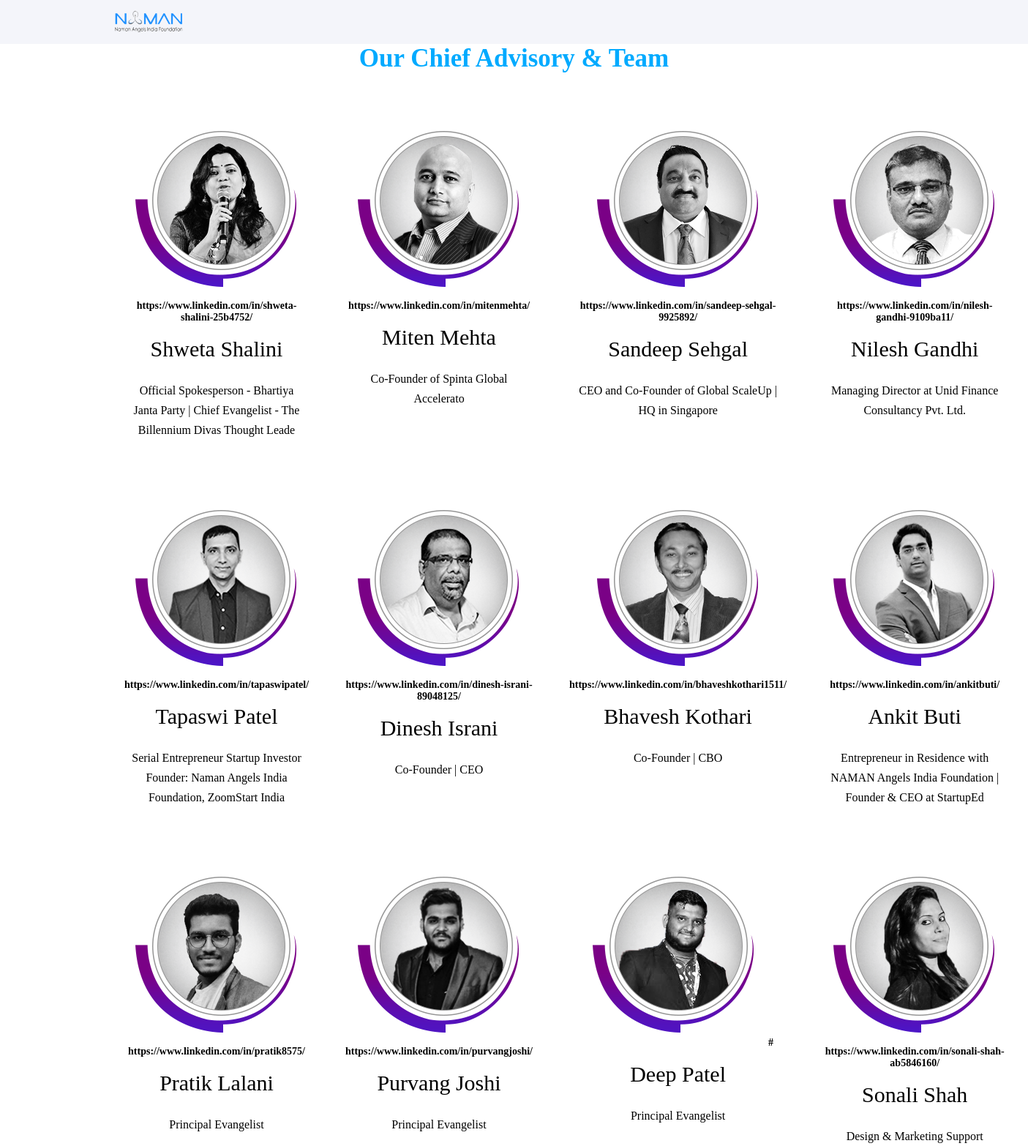
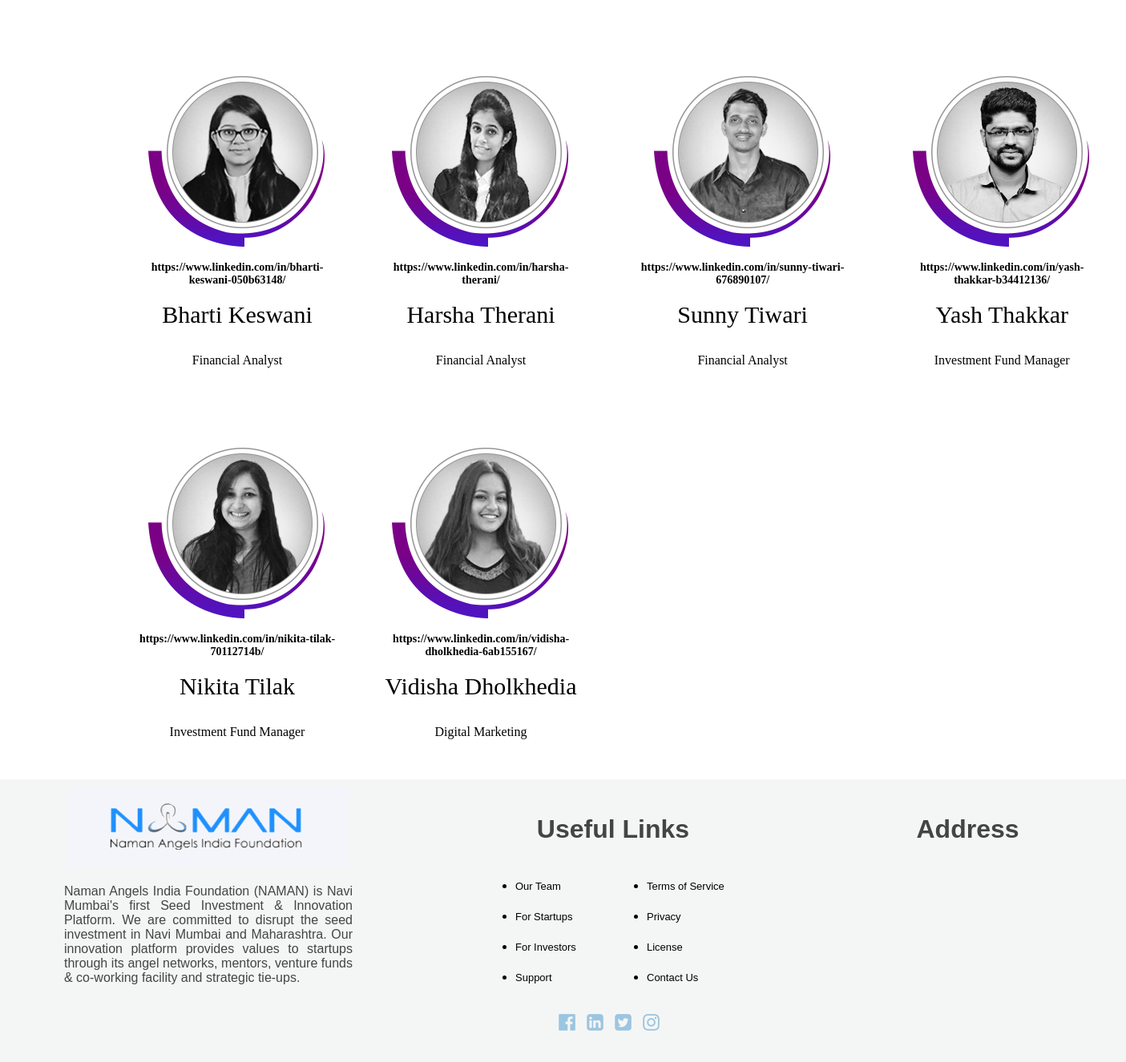
The page /include/about/team.php on the database its author committed (2 pictures, top to bottom).
### tables this page shows
CREATE TABLE `namanteam` (
  `SR` int(11) NOT NULL,
  `Name` varchar(30) NOT NULL,
  `Link` varchar(100) NOT NULL,
  `Description` varchar(100) NOT NULL,
  `Image` varchar(200) DEFAULT '/NamanAngels/uploads/default/default.png'
);

### include/about/team.php (the view, shortened to what this page needs)
<?php
    require '../../server.php';
?>
<html>
    <head>
        <link rel="stylesheet" href="/NamanAngels/css/team.css">
    </head>
    <body>
      <?php
      include "../header/sign.php"
      ?>
        <font class="adv"><center>Our Chief Advisory & Team</center></font>
        <?php
        $qu = "SELECT * FROM namanteam";
        $results = mysqli_query($db, $qu);
        echo '<div class="advisory">';
        while($row = mysqli_fetch_assoc($results))
        {
                echo '<div class="member">
                        <center>
                        <img src="'.$row['Image'].'"/>
                        <a class="linkedin" ahref="#">'.$row['Link'].'</a><br><br>
                        <font class="name">'.$row['Name'].'</font><br>
                        <p class="designation">'.$row['Description'].'</p></center>
                    </div>';
        }
        echo '</div>';
        ?>
        <?php
        include "../footer/footer.php"
        ?>
    </body>
    </html>

### include/header/sign.php
<head>
  <link rel="stylesheet" type="text/css" href="../../css/navbar.css">
  <link rel="stylesheet" href="https://cdnjs.cloudflare.com/ajax/libs/font-awesome/4.7.0/css/font-awesome.min.css">
</head>
<body>
  <div class="topnav">
    <div class="toplogo">
      <center><a href="../../index.php"><img src="/NamanAngels/img/HeaderLogo.png" style="height:50px;width:135px; margin: 5px;"></a></center>
   </div>
  </div>
</body>

### include/footer/footer.php (shortened to what this page needs)
<html>
<head>
    <link rel="stylesheet" href="https://cdnjs.cloudflare.com/ajax/libs/font-awesome/4.7.0/css/font-awesome.min.css">
</head>
<body>
    <div class="grid-container1" >
        <div class="grid-item1" style="font-size:16px;"><a href="./index.php"><img src="/NamanAngels/img/HeaderLogo.png" style="height:100px;width:350px; margin: 5px;"></a>
            <p align="justify">Naman Angels India Foundation (NAMAN) is Navi Mumbai's first Seed Investment & Innovation Platform. We are committed to disrupt the seed investment in Navi Mumbai and Maharashtra. Our innovation platform provides values to startups through its angel networks, mentors, venture funds & co-working facility and strategic tie-ups.</p><br><br>
        </div>
        <div class="grid-item1" style="font-size:16px;">
            <br><center><h1>Useful Links</h1><br>
            <table width="50%">
                <tr>
                    <td>
                        <ul><li><span class="spa"><a href="/NamanAngels/include/about/team.php" class="foota1"> Our Team</a></span></li></ul>
                    </td>
                    <td>
                        <ul><li> <span class="spa"><a class="foota2" href="#">Terms of Service </a></span></li></ul></td>
                </tr>
                <tr>
                    <td>
                        <ul><li><span class="spa"><a href="/NamanAngels/include/about/about.php#fstp" class="foota1">For Startups</a></span></li>
                        </ul>
                    </td>
                    <td>
                        <ul><li><span class="spa"><a class="foota2" href="#"> Privacy </a></span>
                        </li></ul>
                    </td>
                </tr>
                <tr>
                    <td><ul><li><span class="spa">
                    <a href="/NamanAngels/include/about/about.php#finv" class="foota1">For Investors</a>
                    </span></li></ul></td>
                    <td><ul><li> <span class="spa">
                    <a class="foota2" href="#" > License </a>
                    </span></li></ul></td>
                </tr>
                <tr>
                    <td><ul><li><span class="spa">
                    <a href="/NamanAngels/include/about/about.php#cont" class="foota1"> Support </a>
                    </span></li></ul></td>
                    <td><ul><li><span class="spa">
                    <a href="/NamanAngels/include/about/about.php#cont" class="foota1"> Contact Us</a>
                    </span></li></ul></td>
                </tr>
            </table>
            <center>
            <p>
                <i class="fa fa-facebook-official" id="icon"></i>
                <i class="fa fa-linkedin-square" id="icon"></i>
                <i class="fa fa-twitter-square" id="icon"></i>
                <i class="fa fa-instagram" id="icon"></i>
            </p>
            </center>
        </div>
        <div class="grid-item1"><br><center><h1>Address</h1>
            <div id="map">
                </div></center>
        </div>
        <br>
    </div>
</body>
</html>

### css/team.css (style rules this page uses)
body { margin: 0px; padding: 0px; }
.adv { font-size: 35px; font-weight: bolder; color: #00aaff; }
.advisory { display: grid; margin-top: 40px; margin-left: 150px; margin-right: 150px; grid-template-columns: 1fr 1fr 1fr 1fr; grid-row: auto; grid-gap: 10px; }
.member { padding: 20px }
.member img { height: 250px; width: 250px; }
.linkedin { color: black; font-size: 14px; font-weight: bold; cursor: pointer; }
.name { font-size: 30px; color: black; }
.designation { font-size: 16px; padding: 10px; line-height: 1.7; }

### css/navbar.css (style rules this page uses)
body { margin: 0px; padding: 0px; }
.topnav { grid-column: span 12; display: grid; grid-template-columns:repeat(24,1fr); overflow: hidden; background-color: #F4F5FA; }
.toplogo { grid-column: 3/6; }

### include/footer/footer.php (style rules this page uses)
.grid-container1 { display: grid; grid-template-columns: 1fr 1fr 1fr; background-color:#F4F6F6; color: #444; font-family:Arial, Helvetica, sans-serif }
.grid-item1 { background-color:#F4F6F5; padding: 5px 80px; height:325px; }
.spa a { text-decoration: none; color:black; font-size: 13px; }
.spa { display: inline-block; width: 120px; }
#icon { display: inline-block; font-size: 24px; color:#9cc5e0; margin-right:10px; }
#map { height:200px; width:inherit; }

### rows shown on the page
namanteam: shows a picture, Link "https://www.linkedin.com/in/shweta-shalini-25b4752/", Name "Shweta Shalini", Description "Official Spokesperson - Bhartiya Janta Party | Chief Evangelist - The Billennium Divas Thought Leade"
namanteam: shows a picture, Link "https://www.linkedin.com/in/mitenmehta/", Name "Miten Mehta", Description "Co-Founder of Spinta Global Accelerato"
namanteam: shows a picture, Link "https://www.linkedin.com/in/sandeep-sehgal-9925892/", Name "Sandeep Sehgal", Description "CEO and Co-Founder of Global ScaleUp | HQ in Singapore"
namanteam: shows a picture, Link "https://www.linkedin.com/in/nilesh-gandhi-9109ba11/", Name "Nilesh Gandhi", Description "Managing Director at Unid Finance Consultancy Pvt. Ltd."
namanteam: shows a picture, Link "https://www.linkedin.com/in/tapaswipatel/", Name "Tapaswi Patel", Description "Serial Entrepreneur Startup Investor Founder: Naman Angels India Foundation, ZoomStart India"
namanteam: shows a picture, Link "https://www.linkedin.com/in/dinesh-israni-89048125/", Name "Dinesh Israni", Description "Co-Founder | CEO"
namanteam: shows a picture, Link "https://www.linkedin.com/in/bhaveshkothari1511/", Name "Bhavesh Kothari", Description "Co-Founder | CBO"
namanteam: shows a picture, Link "https://www.linkedin.com/in/ankitbuti/", Name "Ankit Buti", Description "Entrepreneur in Residence with NAMAN Angels India Foundation | Founder & CEO at StartupEd"
namanteam: shows a picture, Link "https://www.linkedin.com/in/pratik8575/", Name "Pratik Lalani", Description "Principal Evangelist"
namanteam: shows a picture, Link "https://www.linkedin.com/in/purvangjoshi/", Name "Purvang Joshi", Description "Principal Evangelist"
namanteam: shows a picture, Link "#", Name "Deep Patel", Description "Principal Evangelist"
namanteam: shows a picture, Link "https://www.linkedin.com/in/sonali-shah-ab5846160/", Name "Sonali Shah", Description "Design & Marketing Support"
namanteam: shows a picture, Link "https://www.linkedin.com/in/bharti-keswani-050b63148/", Name "Bharti Keswani", Description "Financial Analyst"
namanteam: shows a picture, Link "https://www.linkedin.com/in/harsha-therani/", Name "Harsha Therani", Description "Financial Analyst"
namanteam: shows a picture, Link "https://www.linkedin.com/in/sunny-tiwari-676890107/", Name "Sunny Tiwari", Description "Financial Analyst"
namanteam: shows a picture, Link "https://www.linkedin.com/in/yash-thakkar-b34412136/", Name "Yash Thakkar", Description "Investment Fund Manager"
namanteam: shows a picture, Link "https://www.linkedin.com/in/nikita-tilak-70112714b/", Name "Nikita Tilak", Description "Investment Fund Manager"
namanteam: shows a picture, Link "https://www.linkedin.com/in/vidisha-dholkhedia-6ab155167/", Name "Vidisha Dholkhedia", Description "Digital Marketing"
